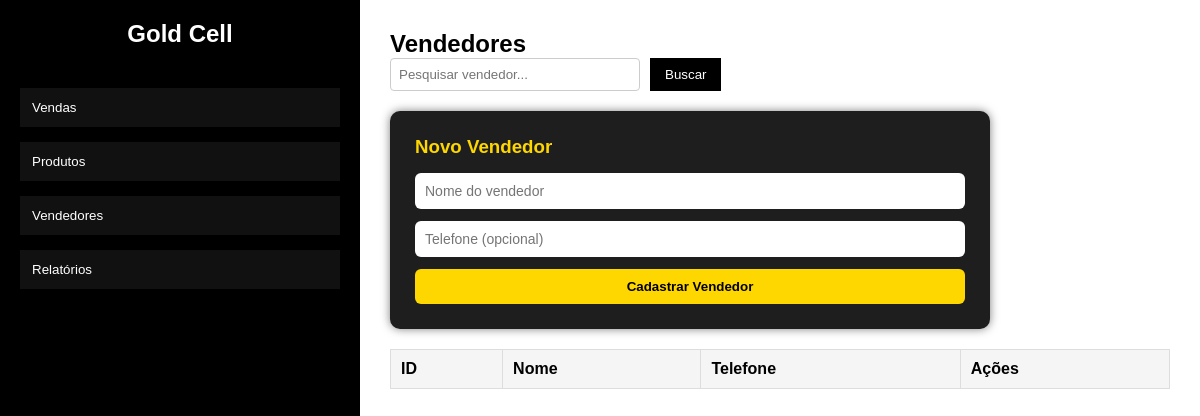
/vendedores, run on an earlier commit of the app's database.
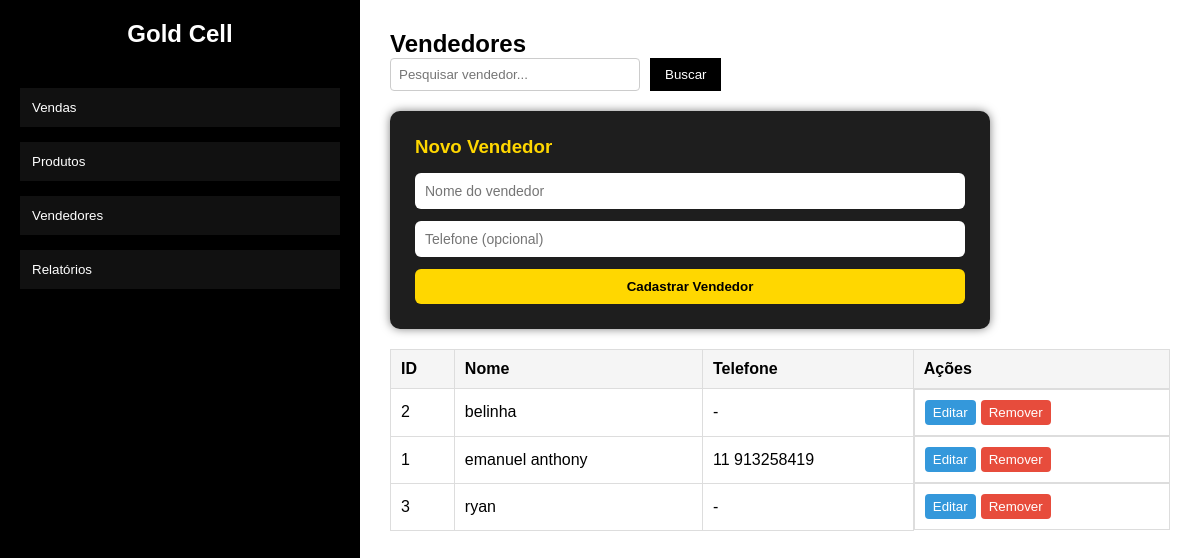
And on a later commit of the database.
### tables this page shows
CREATE TABLE sellers (
        id INTEGER PRIMARY KEY AUTOINCREMENT,
        name TEXT NOT NULL,
        phone TEXT,
        created_at DATETIME DEFAULT CURRENT_TIMESTAMP
    );

### routes.py (the view)
@app.route("/vendedores")
def list_sellers():
    seller_id = request.args.get("id")
    seller = None
    if seller_id:
        seller = get_seller_by_id(seller_id)
    data = get_all_sellers()
    return render_template("vendedores.html", data=data, seller=seller)

### database/engine.py (called while the page is built)
def get_connection():
    return sqlite3.connect(DB_PATH)

def get_all_sellers():
    conn = get_connection()
    cursor = conn.cursor()
    cursor.execute("""
        SELECT id, name, phone
        FROM sellers
        ORDER BY name
    """)
    rows = cursor.fetchall()
    conn.close()
    return rows

### templates/vendedores.html (shortened to what this page needs)
{% extends "base.html" %}
{% block extra_css %}
    <link rel="stylesheet" href="{{ url_for('static', filename='cadastro_de_vendedores.css') }}">
    <link rel="stylesheet" href="{{ url_for('static', filename='vendedores.css') }}">
{% endblock %}
{% block content %}
<h2>Vendedores</h2>
<div class="products-header">
    <form method="get" action="/vendas" class="search-box">
        <input
            type="text"
            name="search"
            placeholder="Pesquisar vendedor..."
            value="{{ request.args.get('search','') }}"
        >
        <button type="submit">Buscar</button>
    </form>
</div>
<div id="new-seller" class="form-box left-form">
    <h3>{% if seller %}Editar Dados do Vendedor{% else %}Novo Vendedor{% endif %}</h3>
    <form method="post" action="/vendedores/novo">
        <input
            type="text"
            name="seller_name"
            placeholder="Nome do vendedor"
            value="{% if seller %}{{ seller[1] }}{% endif %}"
            required
        >
        <input
            type="tel"
            name="phone"
            placeholder="Telefone (opcional)"
            value="{% if seller %}{{ seller[2] or '' }}{% endif %}"
        >
        <button type="submit" name="action" value="{% if seller %}editar{% else %}novo{% endif %}">
            {% if seller %}Atualizar Vendedor{% else %}Cadastrar Vendedor{% endif %}
        </button>
    </form>
</div>
<table class="products-table">
    <tr>
        <th>ID</th>
        <th>Nome</th>
        <th>Telefone</th>
        <th>Ações</th>
    </tr>
    {% for seller in data %}
    <tr>
        <td>{{ seller[0] }}</td>
        <td>{{ seller[1] }}</td>
        <td>{{ seller[2] or "-" }}</td>
        <td class="actions">
            <a href="/vendedores?id={{ seller[0] }}">
                <button class="btn-edit">Editar</button>
            </a>
            <a href="/vendedores/remover/{{ seller[0] }}"
               onclick="return confirm('Deseja realmente remover este vendedor?')">
                <button class="btn-delete">Remover</button>
            </a>
        </td>
    </tr>
    {% endfor %}
</table>
    </main>
</div>
{% endblock %}

What changed in the data, as far as the page shows it:
added sellers: id "2", name "belinha", phone "-"
added sellers: id "1", name "emanuel anthony", phone "11 913258419"
added sellers: id "3", name "ryan", phone "-"
